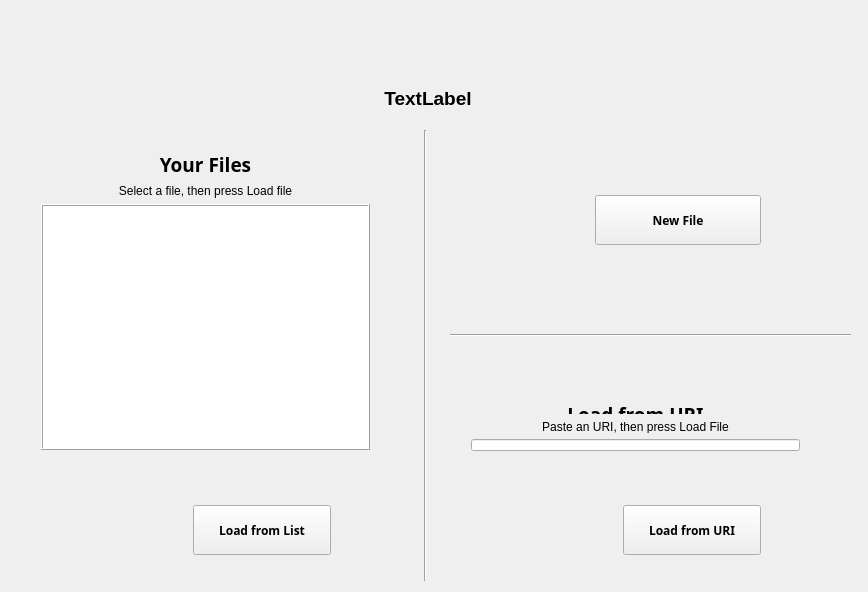
<?xml version="1.0" encoding="UTF-8"?>
<ui version="4.0">
 <class>FileExplorerWindow</class>
 <widget class="QWidget" name="FileExplorerWindow">
  <property name="geometry">
   <rect>
    <x>0</x>
    <y>0</y>
    <width>868</width>
    <height>592</height>
   </rect>
  </property>
  <property name="windowTitle">
   <string>Files</string>
  </property>
  <widget class="QWidget" name="verticalLayoutWidget">
   <property name="geometry">
    <rect>
     <x>30</x>
     <y>140</y>
     <width>351</width>
     <height>321</height>
    </rect>
   </property>
   <layout class="QVBoxLayout" name="verticalLayout">
    <item>
     <widget class="QLabel" name="label1">
      <property name="font">
       <font>
        <family>Segoe UI Light</family>
        <pointsize>14</pointsize>
        <weight>75</weight>
        <italic>false</italic>
        <bold>true</bold>
       </font>
      </property>
      <property name="text">
       <string>Your Files</string>
      </property>
      <property name="alignment">
       <set>Qt::AlignHCenter|Qt::AlignTop</set>
      </property>
     </widget>
    </item>
    <item>
     <widget class="QLabel" name="loadDesc">
      <property name="text">
       <string>Select a file, then press Load file</string>
      </property>
      <property name="alignment">
       <set>Qt::AlignCenter</set>
      </property>
     </widget>
    </item>
    <item>
     <widget class="QTableView" name="fileList">
      <property name="font">
       <font>
        <pointsize>12</pointsize>
        <italic>true</italic>
       </font>
      </property>
      <property name="contextMenuPolicy">
       <enum>Qt::DefaultContextMenu</enum>
      </property>
      <property name="frameShape">
       <enum>QFrame::Box</enum>
      </property>
      <property name="frameShadow">
       <enum>QFrame::Raised</enum>
      </property>
      <property name="tabKeyNavigation">
       <bool>false</bool>
      </property>
      <property name="dragEnabled">
       <bool>false</bool>
      </property>
      <property name="showGrid">
       <bool>false</bool>
      </property>
      <attribute name="horizontalHeaderVisible">
       <bool>false</bool>
      </attribute>
      <attribute name="verticalHeaderVisible">
       <bool>false</bool>
      </attribute>
     </widget>
    </item>
   </layout>
  </widget>
  <widget class="QWidget" name="horizontalLayoutWidget">
   <property name="geometry">
    <rect>
     <x>480</x>
     <y>170</y>
     <width>301</width>
     <height>101</height>
    </rect>
   </property>
   <layout class="QHBoxLayout" name="horizontalLayout" stretch="2,3">
    <property name="spacing">
     <number>0</number>
    </property>
    <property name="sizeConstraint">
     <enum>QLayout::SetDefaultConstraint</enum>
    </property>
    <property name="leftMargin">
     <number>5</number>
    </property>
    <property name="rightMargin">
     <number>20</number>
    </property>
    <item>
     <widget class="QLabel" name="newFilePic">
      <property name="enabled">
       <bool>true</bool>
      </property>
      <property name="text">
       <string/>
      </property>
      <property name="pixmap">
       <pixmap>images/new.png</pixmap>
      </property>
      <property name="alignment">
       <set>Qt::AlignCenter</set>
      </property>
     </widget>
    </item>
    <item>
     <widget class="QPushButton" name="newFileButton">
      <property name="sizePolicy">
       <sizepolicy hsizetype="Minimum" vsizetype="Fixed">
        <horstretch>0</horstretch>
        <verstretch>5</verstretch>
       </sizepolicy>
      </property>
      <property name="maximumSize">
       <size>
        <width>16777215</width>
        <height>50</height>
       </size>
      </property>
      <property name="font">
       <font>
        <family>Segoe UI Semibold</family>
        <pointsize>9</pointsize>
        <weight>75</weight>
        <bold>true</bold>
       </font>
      </property>
      <property name="text">
       <string>New File</string>
      </property>
     </widget>
    </item>
   </layout>
  </widget>
  <widget class="QWidget" name="horizontalLayoutWidget_2">
   <property name="geometry">
    <rect>
     <x>50</x>
     <y>480</y>
     <width>301</width>
     <height>101</height>
    </rect>
   </property>
   <layout class="QHBoxLayout" name="horizontalLayout_2" stretch="0,0">
    <property name="spacing">
     <number>0</number>
    </property>
    <property name="sizeConstraint">
     <enum>QLayout::SetDefaultConstraint</enum>
    </property>
    <property name="leftMargin">
     <number>5</number>
    </property>
    <property name="rightMargin">
     <number>20</number>
    </property>
    <item>
     <widget class="QLabel" name="loadFilePic">
      <property name="enabled">
       <bool>true</bool>
      </property>
      <property name="text">
       <string/>
      </property>
      <property name="pixmap">
       <pixmap>images/open.png</pixmap>
      </property>
      <property name="alignment">
       <set>Qt::AlignCenter</set>
      </property>
     </widget>
    </item>
    <item>
     <widget class="QPushButton" name="loadFileButton">
      <property name="sizePolicy">
       <sizepolicy hsizetype="Minimum" vsizetype="Fixed">
        <horstretch>0</horstretch>
        <verstretch>5</verstretch>
       </sizepolicy>
      </property>
      <property name="maximumSize">
       <size>
        <width>16777215</width>
        <height>50</height>
       </size>
      </property>
      <property name="font">
       <font>
        <family>Segoe UI Semibold</family>
        <pointsize>9</pointsize>
        <weight>75</weight>
        <bold>true</bold>
       </font>
      </property>
      <property name="text">
       <string>Load from List</string>
      </property>
     </widget>
    </item>
   </layout>
  </widget>
  <widget class="QWidget" name="horizontalLayoutWidget_3">
   <property name="geometry">
    <rect>
     <x>330</x>
     <y>10</y>
     <width>191</width>
     <height>111</height>
    </rect>
   </property>
   <layout class="QVBoxLayout" name="verticalLayout_3" stretch="2,0">
    <property name="spacing">
     <number>0</number>
    </property>
    <property name="sizeConstraint">
     <enum>QLayout::SetDefaultConstraint</enum>
    </property>
    <property name="leftMargin">
     <number>5</number>
    </property>
    <property name="rightMargin">
     <number>0</number>
    </property>
    <item>
     <widget class="QLabel" name="myuserText">
      <property name="font">
       <font>
        <family>Segoe UI Semilight</family>
        <pointsize>12</pointsize>
        <italic>true</italic>
        <kerning>true</kerning>
       </font>
      </property>
      <property name="text">
       <string/>
      </property>
      <property name="alignment">
       <set>Qt::AlignCenter</set>
      </property>
     </widget>
    </item>
    <item>
     <widget class="QLabel" name="myimage">
      <property name="font">
       <font>
        <pointsize>14</pointsize>
        <weight>75</weight>
        <bold>true</bold>
       </font>
      </property>
      <property name="text">
       <string>TextLabel</string>
      </property>
      <property name="alignment">
       <set>Qt::AlignCenter</set>
      </property>
     </widget>
    </item>
   </layout>
  </widget>
  <widget class="Line" name="line">
   <property name="geometry">
    <rect>
     <x>410</x>
     <y>130</y>
     <width>31</width>
     <height>451</height>
    </rect>
   </property>
   <property name="orientation">
    <enum>Qt::Vertical</enum>
   </property>
  </widget>
  <widget class="Line" name="line_2">
   <property name="geometry">
    <rect>
     <x>450</x>
     <y>320</y>
     <width>401</width>
     <height>31</height>
    </rect>
   </property>
   <property name="orientation">
    <enum>Qt::Horizontal</enum>
   </property>
  </widget>
  <widget class="QWidget" name="verticalLayoutWidget_2">
   <property name="geometry">
    <rect>
     <x>460</x>
     <y>390</y>
     <width>351</width>
     <height>72</height>
    </rect>
   </property>
   <layout class="QVBoxLayout" name="verticalLayout_2">
    <item>
     <widget class="QLabel" name="label1_2">
      <property name="font">
       <font>
        <family>Segoe UI Light</family>
        <pointsize>14</pointsize>
        <weight>75</weight>
        <italic>false</italic>
        <bold>true</bold>
       </font>
      </property>
      <property name="text">
       <string>Load from URI</string>
      </property>
      <property name="alignment">
       <set>Qt::AlignHCenter|Qt::AlignTop</set>
      </property>
     </widget>
    </item>
    <item>
     <widget class="QLabel" name="loadDesc_2">
      <property name="text">
       <string>Paste an URI, then press Load File</string>
      </property>
      <property name="alignment">
       <set>Qt::AlignCenter</set>
      </property>
     </widget>
    </item>
    <item>
     <widget class="QLineEdit" name="URILineEdit"/>
    </item>
   </layout>
  </widget>
  <widget class="QWidget" name="horizontalLayoutWidget_4">
   <property name="geometry">
    <rect>
     <x>480</x>
     <y>480</y>
     <width>301</width>
     <height>101</height>
    </rect>
   </property>
   <layout class="QHBoxLayout" name="horizontalLayout_4" stretch="0,0">
    <property name="spacing">
     <number>0</number>
    </property>
    <property name="sizeConstraint">
     <enum>QLayout::SetDefaultConstraint</enum>
    </property>
    <property name="leftMargin">
     <number>5</number>
    </property>
    <property name="rightMargin">
     <number>20</number>
    </property>
    <item>
     <widget class="QLabel" name="loadFilePic_2">
      <property name="enabled">
       <bool>true</bool>
      </property>
      <property name="text">
       <string/>
      </property>
      <property name="pixmap">
       <pixmap>images/uri.png</pixmap>
      </property>
      <property name="alignment">
       <set>Qt::AlignCenter</set>
      </property>
     </widget>
    </item>
    <item>
     <widget class="QPushButton" name="loadFileURIButton">
      <property name="sizePolicy">
       <sizepolicy hsizetype="Minimum" vsizetype="Fixed">
        <horstretch>0</horstretch>
        <verstretch>5</verstretch>
       </sizepolicy>
      </property>
      <property name="maximumSize">
       <size>
        <width>16777215</width>
        <height>50</height>
       </size>
      </property>
      <property name="font">
       <font>
        <family>Segoe UI Semibold</family>
        <pointsize>9</pointsize>
        <weight>75</weight>
        <bold>true</bold>
       </font>
      </property>
      <property name="text">
       <string>Load from URI</string>
      </property>
     </widget>
    </item>
   </layout>
  </widget>
  <widget class="QLabel" name="errorDescription">
   <property name="enabled">
    <bool>true</bool>
   </property>
   <property name="geometry">
    <rect>
     <x>500</x>
     <y>360</y>
     <width>281</width>
     <height>20</height>
    </rect>
   </property>
   <property name="sizePolicy">
    <sizepolicy hsizetype="Preferred" vsizetype="Fixed">
     <horstretch>0</horstretch>
     <verstretch>0</verstretch>
    </sizepolicy>
   </property>
   <property name="palette">
    <palette>
     <active>
      <colorrole role="WindowText">
       <brush brushstyle="SolidPattern">
        <color alpha="255">
         <red>170</red>
         <green>0</green>
         <blue>0</blue>
        </color>
       </brush>
      </colorrole>
      <colorrole role="Button">
       <brush brushstyle="SolidPattern">
        <color alpha="255">
         <red>170</red>
         <green>0</green>
         <blue>0</blue>
        </color>
       </brush>
      </colorrole>
      <colorrole role="Light">
       <brush brushstyle="SolidPattern">
        <color alpha="255">
         <red>255</red>
         <green>0</green>
         <blue>0</blue>
        </color>
       </brush>
      </colorrole>
      <colorrole role="Midlight">
       <brush brushstyle="SolidPattern">
        <color alpha="255">
         <red>212</red>
         <green>0</green>
         <blue>0</blue>
        </color>
       </brush>
      </colorrole>
      <colorrole role="Dark">
       <brush brushstyle="SolidPattern">
        <color alpha="255">
         <red>85</red>
         <green>0</green>
         <blue>0</blue>
        </color>
       </brush>
      </colorrole>
      <colorrole role="Mid">
       <brush brushstyle="SolidPattern">
        <color alpha="255">
         <red>113</red>
         <green>0</green>
         <blue>0</blue>
        </color>
       </brush>
      </colorrole>
      <colorrole role="Text">
       <brush brushstyle="SolidPattern">
        <color alpha="255">
         <red>170</red>
         <green>0</green>
         <blue>0</blue>
        </color>
       </brush>
      </colorrole>
      <colorrole role="BrightText">
       <brush brushstyle="SolidPattern">
        <color alpha="255">
         <red>255</red>
         <green>255</green>
         <blue>255</blue>
        </color>
       </brush>
      </colorrole>
      <colorrole role="ButtonText">
       <brush brushstyle="SolidPattern">
        <color alpha="255">
         <red>0</red>
         <green>0</green>
         <blue>0</blue>
        </color>
       </brush>
      </colorrole>
      <colorrole role="Base">
       <brush brushstyle="SolidPattern">
        <color alpha="255">
         <red>255</red>
         <green>255</green>
         <blue>255</blue>
        </color>
       </brush>
      </colorrole>
      <colorrole role="Window">
       <brush brushstyle="SolidPattern">
        <color alpha="255">
         <red>170</red>
         <green>0</green>
         <blue>0</blue>
        </color>
       </brush>
      </colorrole>
      <colorrole role="Shadow">
       <brush brushstyle="SolidPattern">
        <color alpha="255">
         <red>0</red>
         <green>0</green>
         <blue>0</blue>
        </color>
       </brush>
      </colorrole>
      <colorrole role="AlternateBase">
       <brush brushstyle="SolidPattern">
        <color alpha="255">
         <red>212</red>
         <green>127</green>
         <blue>127</blue>
        </color>
       </brush>
      </colorrole>
      <colorrole role="ToolTipBase">
       <brush brushstyle="SolidPattern">
        <color alpha="255">
         <red>255</red>
         <green>255</green>
         <blue>220</blue>
        </color>
       </brush>
      </colorrole>
      <colorrole role="ToolTipText">
       <brush brushstyle="SolidPattern">
        <color alpha="255">
         <red>0</red>
         <green>0</green>
         <blue>0</blue>
        </color>
       </brush>
      </colorrole>
      <colorrole role="PlaceholderText">
       <brush brushstyle="SolidPattern">
        <color alpha="128">
         <red>85</red>
         <green>255</green>
         <blue>255</blue>
        </color>
       </brush>
      </colorrole>
     </active>
     <inactive>
      <colorrole role="WindowText">
       <brush brushstyle="SolidPattern">
        <color alpha="255">
         <red>0</red>
         <green>0</green>
         <blue>0</blue>
        </color>
       </brush>
      </colorrole>
      <colorrole role="Button">
       <brush brushstyle="SolidPattern">
        <color alpha="255">
         <red>170</red>
         <green>0</green>
         <blue>0</blue>
        </color>
       </brush>
      </colorrole>
      <colorrole role="Light">
       <brush brushstyle="SolidPattern">
        <color alpha="255">
         <red>255</red>
         <green>0</green>
         <blue>0</blue>
        </color>
       </brush>
      </colorrole>
      <colorrole role="Midlight">
       <brush brushstyle="SolidPattern">
        <color alpha="255">
         <red>212</red>
         <green>0</green>
         <blue>0</blue>
        </color>
       </brush>
      </colorrole>
      <colorrole role="Dark">
       <brush brushstyle="SolidPattern">
        <color alpha="255">
         <red>85</red>
         <green>0</green>
         <blue>0</blue>
        </color>
       </brush>
      </colorrole>
      <colorrole role="Mid">
       <brush brushstyle="SolidPattern">
        <color alpha="255">
         <red>113</red>
         <green>0</green>
         <blue>0</blue>
        </color>
       </brush>
      </colorrole>
      <colorrole role="Text">
       <brush brushstyle="SolidPattern">
        <color alpha="255">
         <red>0</red>
         <green>0</green>
         <blue>0</blue>
        </color>
       </brush>
      </colorrole>
      <colorrole role="BrightText">
       <brush brushstyle="SolidPattern">
        <color alpha="255">
         <red>255</red>
         <green>255</green>
         <blue>255</blue>
        </color>
       </brush>
      </colorrole>
      <colorrole role="ButtonText">
       <brush brushstyle="SolidPattern">
        <color alpha="255">
         <red>0</red>
         <green>0</green>
         <blue>0</blue>
        </color>
       </brush>
      </colorrole>
      <colorrole role="Base">
       <brush brushstyle="SolidPattern">
        <color alpha="255">
         <red>255</red>
         <green>255</green>
         <blue>255</blue>
        </color>
       </brush>
      </colorrole>
      <colorrole role="Window">
       <brush brushstyle="SolidPattern">
        <color alpha="255">
         <red>170</red>
         <green>0</green>
         <blue>0</blue>
        </color>
       </brush>
      </colorrole>
      <colorrole role="Shadow">
       <brush brushstyle="SolidPattern">
        <color alpha="255">
         <red>0</red>
         <green>0</green>
         <blue>0</blue>
        </color>
       </brush>
      </colorrole>
      <colorrole role="AlternateBase">
       <brush brushstyle="SolidPattern">
        <color alpha="255">
         <red>212</red>
         <green>127</green>
         <blue>127</blue>
        </color>
       </brush>
      </colorrole>
      <colorrole role="ToolTipBase">
       <brush brushstyle="SolidPattern">
        <color alpha="255">
         <red>255</red>
         <green>255</green>
         <blue>220</blue>
        </color>
       </brush>
      </colorrole>
      <colorrole role="ToolTipText">
       <brush brushstyle="SolidPattern">
        <color alpha="255">
         <red>0</red>
         <green>0</green>
         <blue>0</blue>
        </color>
       </brush>
      </colorrole>
      <colorrole role="PlaceholderText">
       <brush brushstyle="SolidPattern">
        <color alpha="128">
         <red>0</red>
         <green>0</green>
         <blue>0</blue>
        </color>
       </brush>
      </colorrole>
     </inactive>
     <disabled>
      <colorrole role="WindowText">
       <brush brushstyle="SolidPattern">
        <color alpha="255">
         <red>85</red>
         <green>0</green>
         <blue>0</blue>
        </color>
       </brush>
      </colorrole>
      <colorrole role="Button">
       <brush brushstyle="SolidPattern">
        <color alpha="255">
         <red>170</red>
         <green>0</green>
         <blue>0</blue>
        </color>
       </brush>
      </colorrole>
      <colorrole role="Light">
       <brush brushstyle="SolidPattern">
        <color alpha="255">
         <red>255</red>
         <green>0</green>
         <blue>0</blue>
        </color>
       </brush>
      </colorrole>
      <colorrole role="Midlight">
       <brush brushstyle="SolidPattern">
        <color alpha="255">
         <red>212</red>
         <green>0</green>
         <blue>0</blue>
        </color>
       </brush>
      </colorrole>
      <colorrole role="Dark">
       <brush brushstyle="SolidPattern">
        <color alpha="255">
         <red>85</red>
         <green>0</green>
         <blue>0</blue>
        </color>
       </brush>
      </colorrole>
      <colorrole role="Mid">
       <brush brushstyle="SolidPattern">
        <color alpha="255">
         <red>113</red>
         <green>0</green>
         <blue>0</blue>
        </color>
       </brush>
      </colorrole>
      <colorrole role="Text">
       <brush brushstyle="SolidPattern">
        <color alpha="255">
         <red>85</red>
         <green>0</green>
         <blue>0</blue>
        </color>
       </brush>
      </colorrole>
      <colorrole role="BrightText">
       <brush brushstyle="SolidPattern">
        <color alpha="255">
         <red>255</red>
         <green>255</green>
         <blue>255</blue>
        </color>
       </brush>
      </colorrole>
      <colorrole role="ButtonText">
       <brush brushstyle="SolidPattern">
        <color alpha="255">
         <red>85</red>
         <green>0</green>
         <blue>0</blue>
        </color>
       </brush>
      </colorrole>
      <colorrole role="Base">
       <brush brushstyle="SolidPattern">
        <color alpha="255">
         <red>170</red>
         <green>0</green>
         <blue>0</blue>
        </color>
       </brush>
      </colorrole>
      <colorrole role="Window">
       <brush brushstyle="SolidPattern">
        <color alpha="255">
         <red>170</red>
         <green>0</green>
         <blue>0</blue>
        </color>
       </brush>
      </colorrole>
      <colorrole role="Shadow">
       <brush brushstyle="SolidPattern">
        <color alpha="255">
         <red>0</red>
         <green>0</green>
         <blue>0</blue>
        </color>
       </brush>
      </colorrole>
      <colorrole role="AlternateBase">
       <brush brushstyle="SolidPattern">
        <color alpha="255">
         <red>170</red>
         <green>0</green>
         <blue>0</blue>
        </color>
       </brush>
      </colorrole>
      <colorrole role="ToolTipBase">
       <brush brushstyle="SolidPattern">
        <color alpha="255">
         <red>255</red>
         <green>255</green>
         <blue>220</blue>
        </color>
       </brush>
      </colorrole>
      <colorrole role="ToolTipText">
       <brush brushstyle="SolidPattern">
        <color alpha="255">
         <red>0</red>
         <green>0</green>
         <blue>0</blue>
        </color>
       </brush>
      </colorrole>
      <colorrole role="PlaceholderText">
       <brush brushstyle="SolidPattern">
        <color alpha="128">
         <red>0</red>
         <green>0</green>
         <blue>0</blue>
        </color>
       </brush>
      </colorrole>
     </disabled>
    </palette>
   </property>
   <property name="font">
    <font>
     <family>Segoe UI Semibold</family>
     <pointsize>10</pointsize>
     <weight>75</weight>
     <italic>true</italic>
     <bold>true</bold>
    </font>
   </property>
   <property name="frameShape">
    <enum>QFrame::NoFrame</enum>
   </property>
   <property name="text">
    <string/>
   </property>
   <property name="alignment">
    <set>Qt::AlignCenter</set>
   </property>
  </widget>
 </widget>
 <layoutdefault spacing="6" margin="11"/>
 <resources/>
 <connections/>
</ui>
